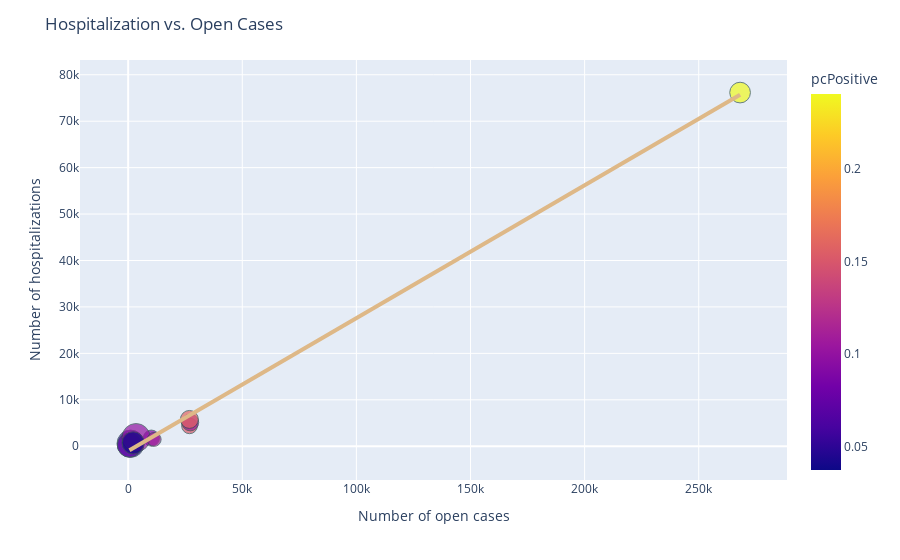

Write notebook code for a chart like this one.
### Code cell
# Actually including NY in the analysis doesn't look too bad!
# Check the state doing poorly compared to others in terms of hospitalization
USCovidCorrectedFr['pcPositive'] = USCovidCorrectedFr.apply(lambda row: row['positive']/(row['positive'] + row['negative']) if row['positive'] + row['negative'] > 0. else 0., axis=1)
USCovidCorrectedFr['pcHospitalized'] = USCovidCorrectedFr.apply(lambda row: row['hospitalized']/row['open'] if row['open'] > 0. else 0., axis=1)

USCovidCorrectedForPlottingFr = USCovidCorrectedFr[USCovidCorrectedFr['pcHospitalized'] < 1.]
fig = px.scatter(USCovidCorrectedForPlottingFr,
                 x='open',
                 y='hospitalized',
                 color='pcPositive',
                 size = 'pcHospitalized',
                 hover_data=['state'],
#                  text='state',
                 trendline="ols") 

fig.update_traces(line=dict(width=4,
                            color='burlywood'), selector=dict(type="scatter", mode="lines"))
fig.update_traces(marker=dict(line=dict(width=1,
                                        color='DarkSlateGrey'),
                              opacity=0.7),
                  selector=dict(mode='markers'))
fig.update_layout(title='Hospitalization vs. Open Cases',
                  xaxis_title="Number of open cases",
                  yaxis_title="Number of hospitalizations",)
# fig.update_traces(textposition='top center')
fig.show()

# Save image
fig.write_image(os.path.join('screenshots', 'hospitalizationVsOpenCases_USStates.PNG'))

fig.write_html(os.path.join('screenshots', 'hospitalizationVsOpenCases_USStates.html'))

### Figure 1 — Plotly figure (JSON) as saved in the notebook; plotly's stock layout.template omitted (floating-point values rounded to 4 significant figures)
{"data": [{"customdata": [["AR"], ["AZ"], ["IN"], ["ME"], ["MS"], ["NY"], ["OH"], ["OR"], ["RI"], ["VA"]], "hoverlabel": {"namelength": 0}, "hovertemplate": "open=%{x}<br>hospitalized=%{y}<br>pcHospitalized=%{marker.size}<br>state=%{customdata[0]}<br>pcPositive=%{marker.color}", "legendgroup": "", "marker": {"color": [0.05254, 0.09015, 0.1516, 0.07305, 0.09939, 0.2404, 0.1043, 0.03736, 0.1105, 0.1585], "coloraxis": "coloraxis", "line": {"color": "DarkSlateGrey", "width": 1}, "opacity": 0.7, "size": [0.4945, 0.1717, 0.1633, 0.3879, 0.5304, 0.2841, 0.1879, 0.3275, 0.1285, 0.215], "sizemode": "area", "sizeref": 0.001326, "symbol": "circle"}, "mode": "markers", "name": "", "showlegend": false, "type": "scatter", "x": [1082, 10169, 26881, 580, 3469, 268116, 27232, 2180, 11396, 26833], "xaxis": "x", "y": [535, 1746, 4389, 225, 1840, 76168, 5117, 714, 1464, 5768], "yaxis": "y"}, {"hoverlabel": {"namelength": 0}, "hovertemplate": "<b>OLS trendline</b><br>hospitalized = 0.28606 * open + -1014.7<br>R<sup>2</sup>=0.996547<br><br>open=%{x}<br>hospitalized=%{y} <b>(trend)</b>", "legendgroup": "", "line": {"color": "burlywood", "width": 4}, "marker": {"symbol": "circle"}, "mode": "lines", "name": "", "showlegend": false, "type": "scatter", "x": [580, 1082, 2180, 3469, 10169, 11396, 26833, 26881, 27232, 268116], "xaxis": "x", "y": [-848.8, -705.2, -391.1, -22.35, 1894.0, 2245.0, 6661.0, 6675.0, 6775.0, 75680.0], "yaxis": "y"}], "layout": {"coloraxis": {"colorbar": {"title": {"text": "pcPositive"}}, "colorscale": [[0, "#0d0887"], [0.1111, "#46039f"], [0.2222, "#7201a8"], [0.3333, "#9c179e"], [0.4444, "#bd3786"], [0.5556, "#d8576b"], [0.6667, "#ed7953"], [0.7778, "#fb9f3a"], [0.8889, "#fdca26"], [1, "#f0f921"]]}, "legend": {"itemsizing": "constant", "tracegroupgap": 0}, "margin": {"t": 60}, "title": {"text": "Hospitalization vs. Open Cases"}, "xaxis": {"anchor": "y", "domain": [0, 1], "title": {"text": "Number of open cases"}}, "yaxis": {"anchor": "x", "domain": [0, 1], "title": {"text": "Number of hospitalizations"}}}}
